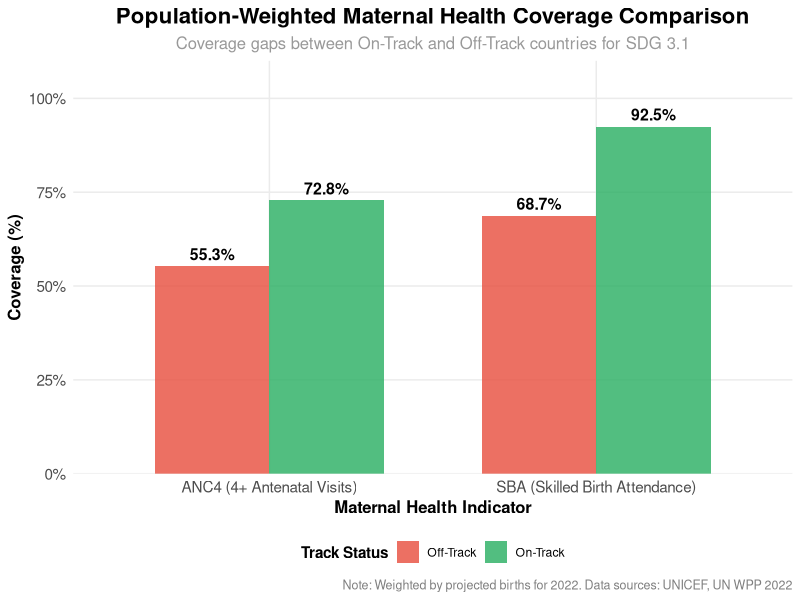
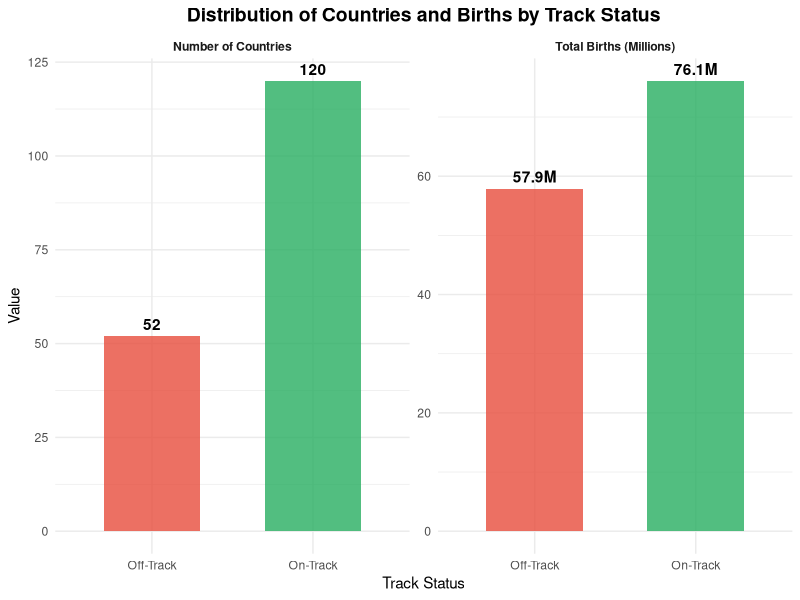

The R source for these figures, in order:
## ---- chunk 1
knitr::opts_chunk$set(echo = TRUE, warning = FALSE, message = FALSE, fig.width = 10, fig.height = 6)

# Load required libraries
library(dplyr)
library(readr)
library(ggplot2)
library(knitr)
library(scales)
library(viridis)
library(tidyr)
library(stringr)
## ---- chunk 2
# Load the analysis results
weighted_coverage <- read_csv("../04_output/population_weighted_coverage.csv")
merged_df <- read_csv("../04_output/merged_data.csv")

# Display data summary
kable(weighted_coverage, 
      caption = "Population-Weighted Maternal Health Coverage by Track Status",
      digits = 1)
## ---- chunk 3
# Calculate coverage gaps
on_track <- weighted_coverage[weighted_coverage$track_status == "on-track", ]
off_track <- weighted_coverage[weighted_coverage$track_status == "off-track", ]

anc4_gap <- round(on_track$anc4_weighted_avg - off_track$anc4_weighted_avg, 1)
sba_gap <- round(on_track$sba_weighted_avg - off_track$sba_weighted_avg, 1)
## ---- chunk 4
# Prepare data for visualization
plot_data <- weighted_coverage %>%
  select(track_status, anc4_weighted_avg, sba_weighted_avg) %>%
  pivot_longer(cols = c(anc4_weighted_avg, sba_weighted_avg),
               names_to = "indicator", 
               values_to = "coverage") %>%
  mutate(
    indicator = case_when(
      indicator == "anc4_weighted_avg" ~ "ANC4 (4+ Antenatal Visits)",
      indicator == "sba_weighted_avg" ~ "SBA (Skilled Birth Attendance)"
    ),
    track_status = stringr::str_to_title(track_status)
  )

# Create the main comparison chart
p1 <- ggplot(plot_data, aes(x = indicator, y = coverage, fill = track_status)) +
  geom_col(position = "dodge", width = 0.7, alpha = 0.8) +
  geom_text(aes(label = paste0(coverage, "%")), 
            position = position_dodge(width = 0.7), 
            vjust = -0.5, size = 4, fontface = "bold") +
  scale_fill_manual(values = c("Off-Track" = "#e74c3c", "On-Track" = "#27ae60"),
                    name = "Track Status") +
  scale_y_continuous(limits = c(0, 100), 
                     labels = function(x) paste0(x, "%"),
                     expand = expansion(mult = c(0, 0.1))) +
  labs(
    title = "Population-Weighted Maternal Health Coverage Comparison",
    subtitle = "Coverage gaps between On-Track and Off-Track countries for SDG 3.1",
    x = "Maternal Health Indicator",
    y = "Coverage (%)",
    caption = "Note: Weighted by projected births for 2022. Data sources: UNICEF, UN WPP 2022"
  ) +
  theme_minimal() +
  theme(
    plot.title = element_text(size = 16, face = "bold", hjust = 0.5),
    plot.subtitle = element_text(size = 12, hjust = 0.5, color = "gray60"),
    legend.position = "bottom",
    legend.title = element_text(face = "bold"),
    axis.text = element_text(size = 11),
    axis.title = element_text(size = 12, face = "bold"),
    panel.grid.minor = element_blank(),
    plot.caption = element_text(size = 9, color = "gray50")
  )

print(p1)
## ---- chunk 5
# Additional visualization showing country and birth distribution
dist_data <- weighted_coverage %>%
  select(track_status, total_countries, total_births_millions) %>%
  pivot_longer(cols = c(total_countries, total_births_millions),
               names_to = "metric", values_to = "value") %>%
  mutate(
    metric = case_when(
      metric == "total_countries" ~ "Number of Countries",
      metric == "total_births_millions" ~ "Total Births (Millions)"
    ),
    track_status = stringr::str_to_title(track_status)
  )

p2 <- ggplot(dist_data, aes(x = track_status, y = value, fill = track_status)) +
  geom_col(alpha = 0.8, width = 0.6) +
  geom_text(aes(label = ifelse(grepl("Countries", metric), 
                              as.character(value), 
                              paste0(value, "M"))), 
            vjust = -0.5, fontface = "bold") +
  facet_wrap(~metric, scales = "free_y") +
  scale_fill_manual(values = c("Off-Track" = "#e74c3c", "On-Track" = "#27ae60")) +
  labs(
    title = "Distribution of Countries and Births by Track Status",
    x = "Track Status", y = "Value"
  ) +
  theme_minimal() +
  theme(
    plot.title = element_text(size = 14, face = "bold", hjust = 0.5),
    legend.position = "none",
    strip.text = element_text(face = "bold")
  )

print(p2)
## ---- chunk 6
# Create a comprehensive results table
results_table <- weighted_coverage %>%
  select(track_status, anc4_weighted_avg, sba_weighted_avg, 
         total_countries, total_births_millions) %>%
  mutate(track_status = stringr::str_to_title(track_status))

kable(results_table,
      col.names = c("Track Status", "ANC4 Weighted (%)", "SBA Weighted (%)", 
                    "Total Countries", "Total Births (M)"),
      caption = "Population-Weighted Coverage Analysis by Track Status",
      digits = 1)
